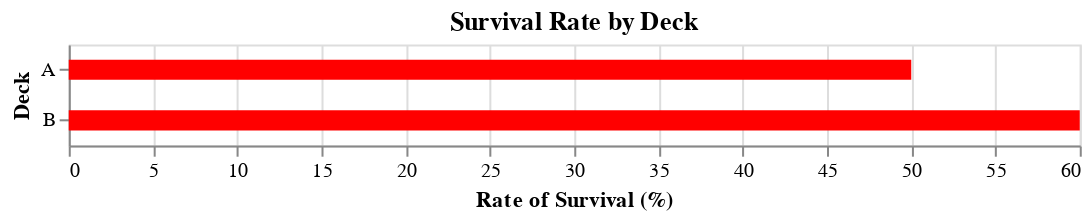

Notebook cell for this chart:
### Code cell
make_deck_plot()

### Figure 1 — Vega-Lite specification as saved in the notebook (floating-point values rounded to 4 significant figures)
{"$schema": "https://vega.github.io/schema/vega-lite/v3.4.0.json", "config": {"mark": {"tooltip": null}, "view": {"height": 300, "width": 400}}, "data": {"name": "data-8c770f746762760c470e9185838dbb3a"}, "datasets": {"data-8c770f746762760c470e9185838dbb3a": [{"cabin_x": 41050.0, "cabin_y": 372.7, "deck": "A", "fare": 4124.0, "parch": 18.18, "pclass": 100, "sibsp": 18.18, "survived": 50}, {"cabin_x": 37150, "cabin_y": 380, "deck": "B", "fare": 14730.0, "parch": 0, "pclass": 100, "sibsp": 20, "survived": 60}]}, "encoding": {"x": {"field": "survived", "title": "Rate of Survival (%)", "type": "quantitative"}, "y": {"field": "deck", "title": "Deck", "type": "ordinal"}}, "height": 50, "mark": {"color": "red", "size": 10, "type": "bar"}, "title": "Survival Rate by Deck", "width": 500}
